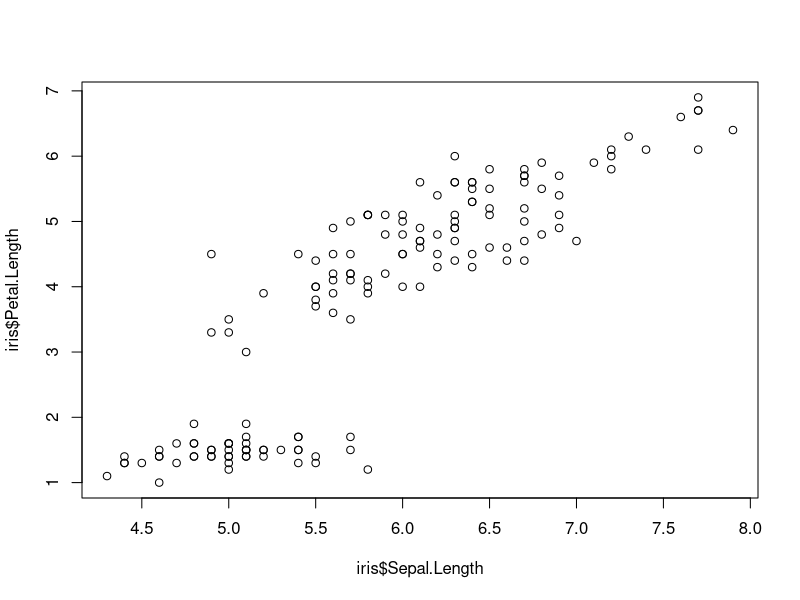
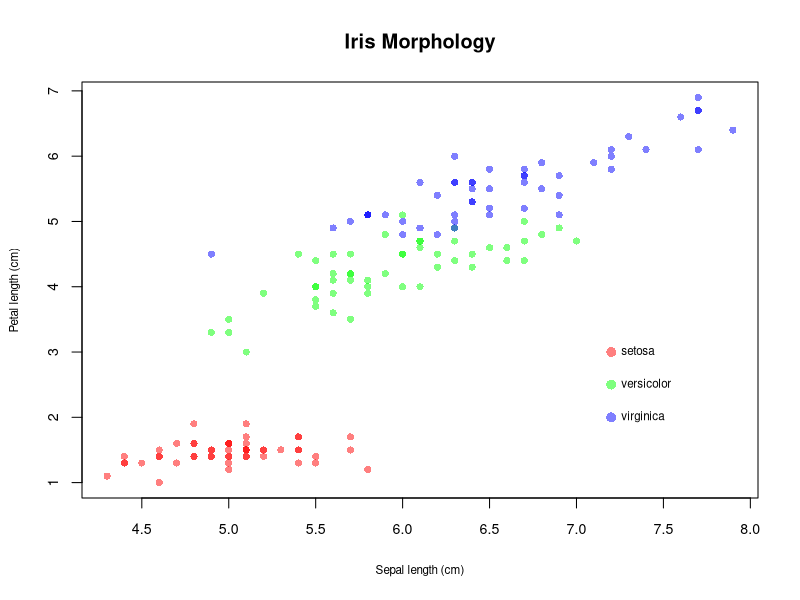
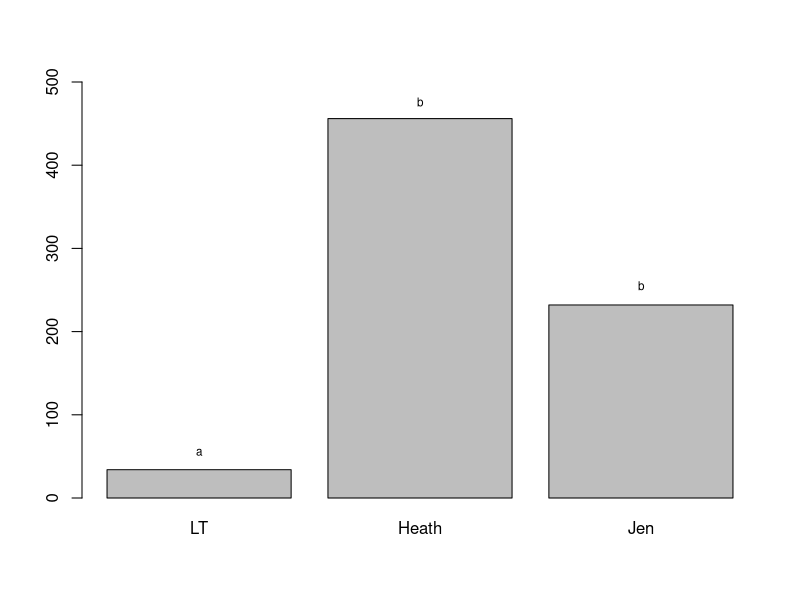
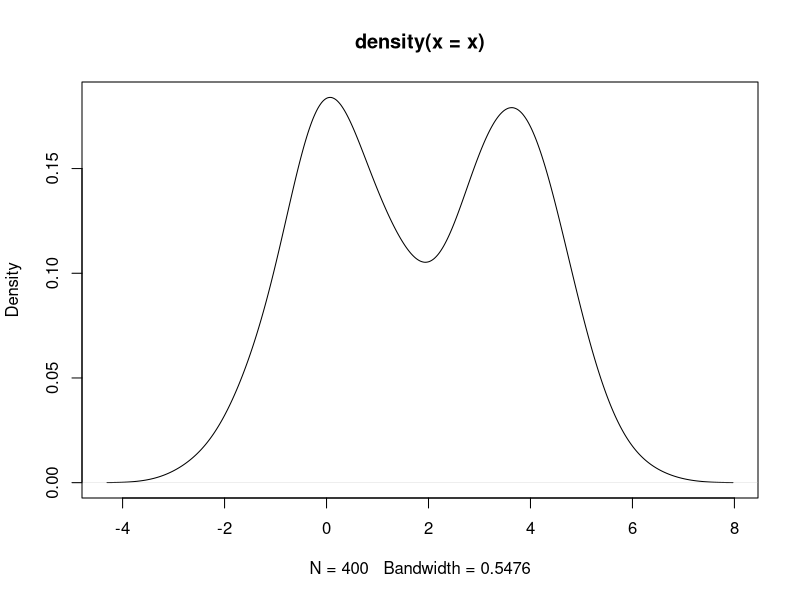
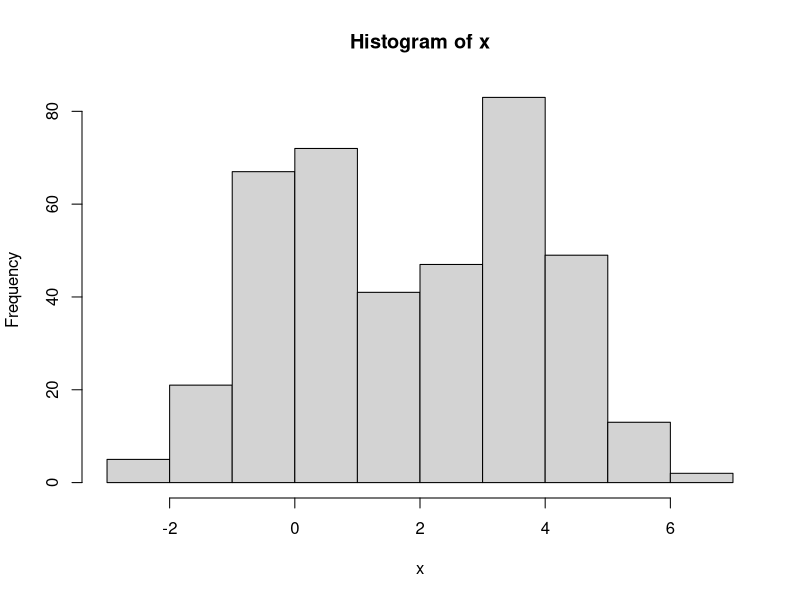
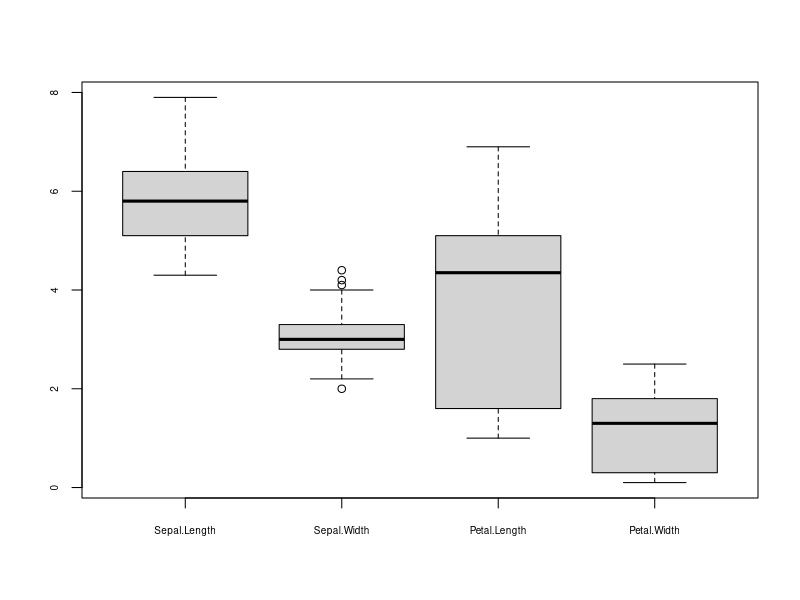
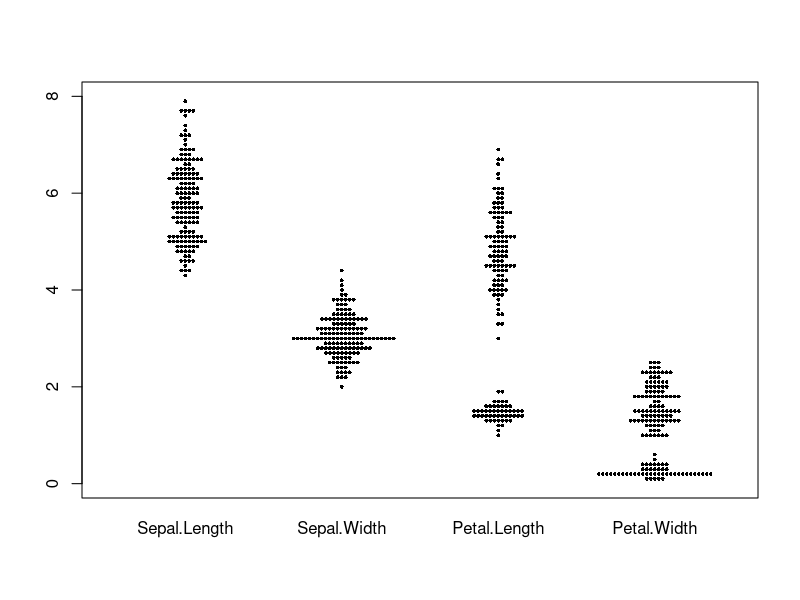

Source code (R) for these figures, in order:
## ---- chunk 1
knitr::opts_chunk$set(echo = TRUE)
## ---- chunk 2
data(iris)
## ---- chunk 3
plot(x = iris$Sepal.Length,
     y = iris$Petal.Length)
## ---- chunk 4
cols <- c(rgb(1, 0, 0, .5),
          rgb(0, 1, 0, .5),
          rgb(0, 0, 1, .5))
plot(x = iris$Sepal.Length,
     y = iris$Petal.Length,
     xlab = "Sepal length (cm)",
     ylab = "Petal length (cm)",
     cex = .95,
     col = cols[as.numeric(iris$Species)],
     pch = 16,
     main = "Iris Morphology",
     cex.axis = .85,
     cex.lab = .7)
x <- 7.2
y <- c(3, 2.5, 2)
sp <- c("setosa", "versicolor", "virginica")
for(i in 1:3){
  points(x = x, y = y[i], pch = 16,
         cex = 1.3, col = cols[i])
  text(x = x, y = y[i], sp[i], 
       pos = 4, cex = 0.7)
}
## ---- chunk 5
dat <- c(34, 456, 232)
names(dat) <- c("site 1", "site 2", "site 3")
barplot(dat, names.arg = c("LT", "Heath", "Jen"),
        ylim = c(0, 500))
text(x = .7, y = 55, "a", cex = .7)
text(x = 3.1, y = 255, "b", cex = .7)
text(x = 1.9, y = 476, "b", cex = .7)

## ---- chunk 6
# first lets make some data
x <- c(rnorm(200), rnorm(200, mean=3.5))

plot(density(x))

hist(x)
## ---- chunk 7
boxplot(iris[,1:4],cex.axis=.6)
## ---- chunk 8
# I've already installed beeswarm so I just have to load it with the function library.
library(beeswarm)
beeswarm(iris[,1:4], cex=.5, pch=16)
